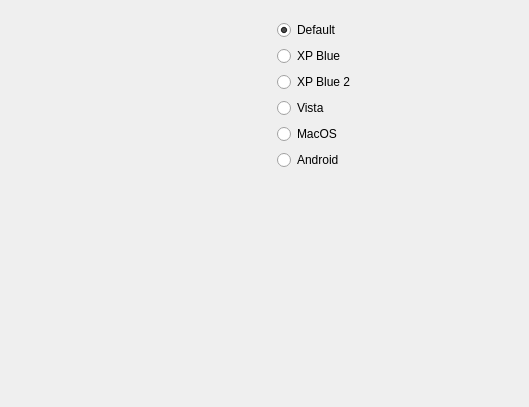
<?xml version="1.0" encoding="UTF-8"?>
<ui version="4.0">
 <class>MainWindow</class>
 <widget class="QWidget" name="MainWindow">
  <property name="geometry">
   <rect>
    <x>0</x>
    <y>0</y>
    <width>529</width>
    <height>407</height>
   </rect>
  </property>
  <property name="windowTitle">
   <string>ActionBox Example</string>
  </property>
  <property name="styleSheet">
   <string notr="true">
MainWindow {
    background-color: white;
}
</string>
  </property>
  <layout class="QGridLayout" name="gridLayout">
   <item row="0" column="0" rowspan="2">
    <widget class="QSint::ActionPanel" name="ActionPanel">
     <property name="sizePolicy">
      <sizepolicy hsizetype="Preferred" vsizetype="Preferred">
       <horstretch>0</horstretch>
       <verstretch>0</verstretch>
      </sizepolicy>
     </property>
    </widget>
   </item>
   <item row="0" column="1">
    <widget class="QSint::ActionGroup" name="ActionGroup1" native="true">
     <property name="expandable" stdset="0">
      <bool>true</bool>
     </property>
     <property name="header" stdset="0">
      <bool>true</bool>
     </property>
     <property name="headerText" stdset="0">
      <string>Choose Scheme</string>
     </property>
     <layout class="QVBoxLayout" name="verticalLayout">
      <item>
       <widget class="QRadioButton" name="rbDefaultScheme">
        <property name="text">
         <string>Default</string>
        </property>
        <property name="checked">
         <bool>true</bool>
        </property>
       </widget>
      </item>
      <item>
       <widget class="QRadioButton" name="rbXPBlueScheme">
        <property name="text">
         <string>XP Blue</string>
        </property>
       </widget>
      </item>
      <item>
       <widget class="QRadioButton" name="rbXPBlue2Scheme">
        <property name="text">
         <string>XP Blue 2</string>
        </property>
       </widget>
      </item>
      <item>
       <widget class="QRadioButton" name="rbVistaScheme">
        <property name="text">
         <string>Vista</string>
        </property>
       </widget>
      </item>
      <item>
       <widget class="QRadioButton" name="rbMacScheme">
        <property name="text">
         <string>MacOS</string>
        </property>
       </widget>
      </item>
      <item>
       <widget class="QRadioButton" name="rbAndroidScheme">
        <property name="text">
         <string>Android</string>
        </property>
       </widget>
      </item>
     </layout>
    </widget>
   </item>
   <item row="1" column="1">
    <spacer name="verticalSpacer">
     <property name="orientation">
      <enum>Qt::Vertical</enum>
     </property>
     <property name="sizeHint" stdset="0">
      <size>
       <width>20</width>
       <height>57</height>
      </size>
     </property>
    </spacer>
   </item>
  </layout>
  <action name="actionNew">
   <property name="icon">
    <iconset resource="res.qrc">
     <normaloff>:/res/filenew.png</normaloff>:/res/filenew.png</iconset>
   </property>
   <property name="text">
    <string>Create new file</string>
   </property>
  </action>
  <action name="actionLoad">
   <property name="icon">
    <iconset resource="res.qrc">
     <normaloff>:/res/fileopen.png</normaloff>:/res/fileopen.png</iconset>
   </property>
   <property name="text">
    <string>Load a file</string>
   </property>
  </action>
  <action name="actionSave">
   <property name="enabled">
    <bool>false</bool>
   </property>
   <property name="icon">
    <iconset resource="res.qrc">
     <normaloff>:/res/filesave.png</normaloff>:/res/filesave.png</iconset>
   </property>
   <property name="text">
    <string>Save current file</string>
   </property>
  </action>
  <action name="actionPrint">
   <property name="icon">
    <iconset resource="res.qrc">
     <normaloff>:/res/fileprint.png</normaloff>:/res/fileprint.png</iconset>
   </property>
   <property name="text">
    <string>Print file contents</string>
   </property>
  </action>
 </widget>
 <customwidgets>
  <customwidget>
   <class>QSint::ActionPanel</class>
   <extends>QFrame</extends>
   <header>QSintActions</header>
   <container>1</container>
  </customwidget>
  <customwidget>
   <class>QSint::ActionGroup</class>
   <extends>QWidget</extends>
   <header>QSintActions</header>
   <container>1</container>
  </customwidget>
 </customwidgets>
 <resources>
  <include location="res.qrc"/>
 </resources>
 <connections/>
</ui>
